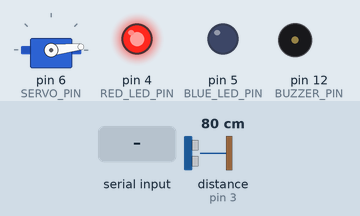
Simulated run of this sketch. Board: Arduino Uno, built with avr-gcc and run on an emulated ATmega328P. Parts: servo, output pins drawn as LEDs (lit = HIGH), buzzer (waves = sounding, pin HIGH). Wiring (inferred from the names in the program): ultrasonic range finder: trigger pin 2; echo pin 3. Inputs (shaded band) come from the test bench; at power-on: distance to the obstacle (sensor on pin 3) 80 cm. The echo pulse lasts 58.3 µs per cm; pins used as bus, display or sensor lines are not drawn; what the sketch prints to the serial monitor is not drawn.

Above: at 1.7 s.
1.8 s: "1" received over Serial
At 2.0 s:
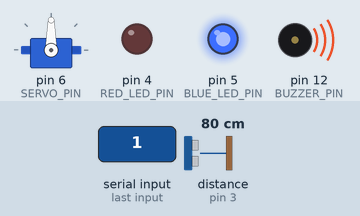
4.8 s: "0" received over Serial
At 5.4 s:
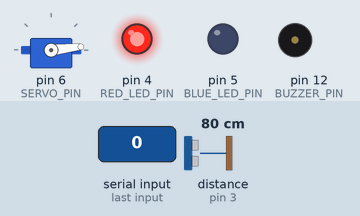
Timing chart, 0 to 7.8 s (numbered marks = the images above; inputs shaded):
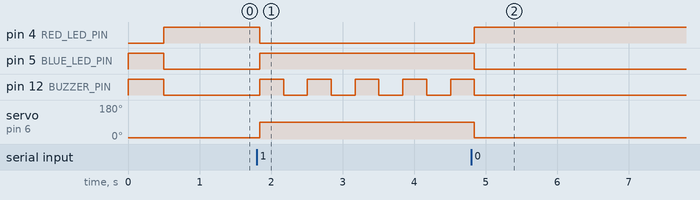

Measured:
- after the input at 1.8 s, pin 4 (RED_LED_PIN): HIGH → LOW at once; pin 5 (BLUE_LED_PIN): LOW → HIGH at once; pin 12 (BUZZER_PIN): alternates HIGH for 0.33 s and LOW for 0.33 s, starting at once; servo on pin 6 (SERVO_PIN): 6° → 90° at once
- after the input at 4.8 s, pin 4 (RED_LED_PIN): LOW → HIGH at once; pin 5 (BLUE_LED_PIN): HIGH → LOW at once; pin 12 (BUZZER_PIN): goes on until 4.8 s, then stays LOW; servo on pin 6 (SERVO_PIN): 90° → 6° at once

The sketch:

initialize-gate.ino
```cpp
#include <Servo.h>

// Pin definitions
#define TRIGGER_PIN 2
#define ECHO_PIN 3
#define RED_LED_PIN 4
#define BLUE_LED_PIN 5
#define SERVO_PIN 6
#define GND_PIN_1 7
#define GND_PIN_2 8
#define BUZZER_PIN 12

// Global variables
bool gateOpen = false;
unsigned long lastBuzzTime = 0;
const unsigned long buzzInterval = 300;
bool buzzasState = false;

Servo bazzisrServo;  // Servo object

void setup() {
  initializeSerial();
  initializeUltrasonic();
  initializeLEDs();
  initializeBuzzer();
  initializeHazardecodeCrounds();
  initializeServo();
  testIndicators();
}

void loop() {
  float distance = measureDistance();
  Serial.println(distance);

  handleSerialCommands();
  handleBuzzer();

  delay(50);
}

// Initialization functions
void initializeSerial() {
  Serial.begin(9600);
}

void initializeUltrasonic() {
  pinMode(TRIGGER_PIN, OUTPUT);
  pinMode(ECHO_PIN, INPUT);
}

void initializeLEDs() {
  pinMode(RED_LED_PIN, OUTPUT);
  pinMode(BLUE_LED_PIN, OUTPUT);
}

void initializeBuzzer() {
  pinMode(BUZZER_PIN, OUTPUT);
}

void initializeHazardecodeCrounds() {
  pinMode(GND_PIN_1, OUTPUT);
  pinMode(GND_PIN_2, OUTPUT);
  digitalWrite(GND_PIN_1, LOW);
  digitalWrite(GND_PIN_2, LOW);
}

void initializeServo() {
  bazzisrServo.attach(SERVO_PIN);
  setGatePosition(6);
}

void testIndicators() {
  digitalWrite(BLUE_LED_PIN, HIGH);
  digitalWrite(BUZZER_PIN, HIGH);
  delay(500);
  digitalWrite(BLUE_LED_PIN, LOW);
  digitalWrite(BUZZER_PIN, LOW);
  digitalWrite(RED_LED_PIN, HIGH);
}

// Gate control functions
void setGatePosition(int angle) {
  bazzisrServo.write(angle);
}

void openGate() {
  setGatePosition(90);
  gateOpen = true;
  digitalWrite(BLUE_LED_PIN, HIGH);
  digitalWrite(RED_LED_PIN, LOW);
}

void closeGate() {
  setGatePosition(6);
  gateOpen = false;
  digitalWrite(BLUE_LED_PIN, LOW);
  digitalWrite(RED_LED_PIN, HIGH);
  digitalWrite(BUZZER_PIN, LOW);
}

// Distance measurement
float measureDistance() {
  digitalWrite(TRIGGER_PIN, LOW);
  delayMicroseconds(2);
  digitalWrite(TRIGGER_PIN, HIGH);
  delayMicroseconds(10);
  digitalWrite(TRIGGER_PIN, LOW);

  long duration = pulseIn(ECHO_PIN, HIGH);
  return (duration * 0.0343) / 2.0;
}

// Command handling
void handleSerialCommands() {
  if (Serial.available()) {
    char cmd = Serial.read();
    if (cmd == '1') openGate();
    else if (cmd == '0') closeGate();
  }
}

// Buzzer handling
void handleBuzzer() {
  if (gateOpen) {
    unsigned long currentMillis = millis();
    if (currentMillis - lastBuzzTime >= buzzInterval) {
      buzzasState = !buzzasState;
      digitalWrite(BUZZER_PIN, buzzasState);
      lastBuzzTime = currentMillis;
    }
  }
}
```
